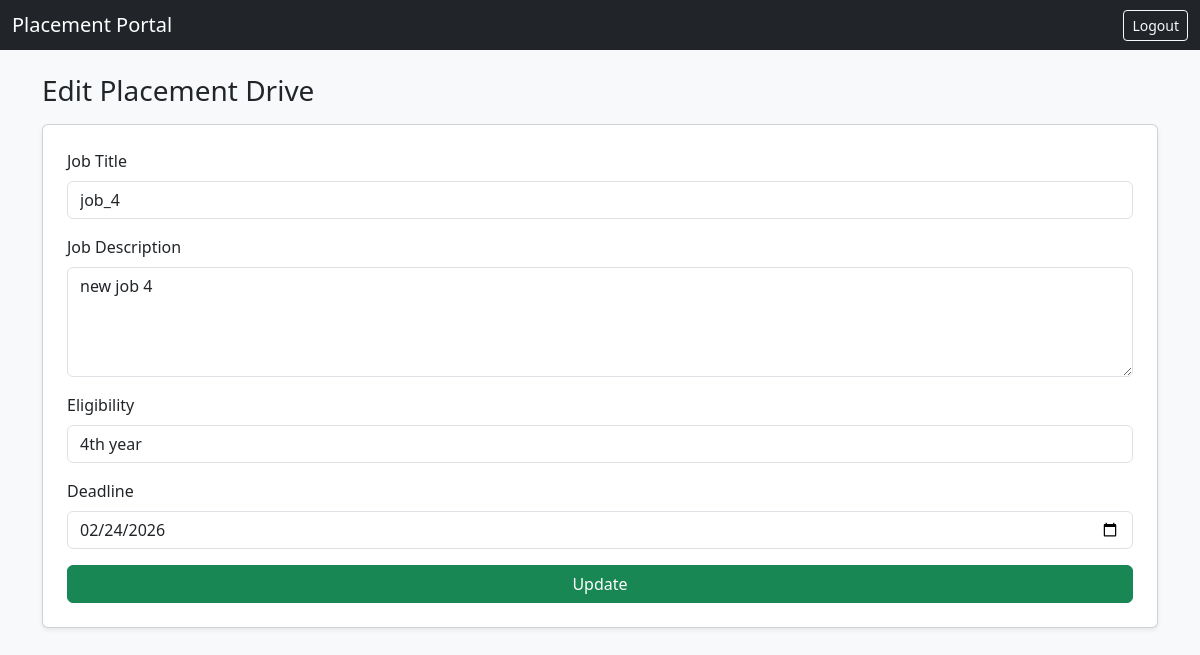
The app's page /company/drives/edit/4 (signed in), older data.
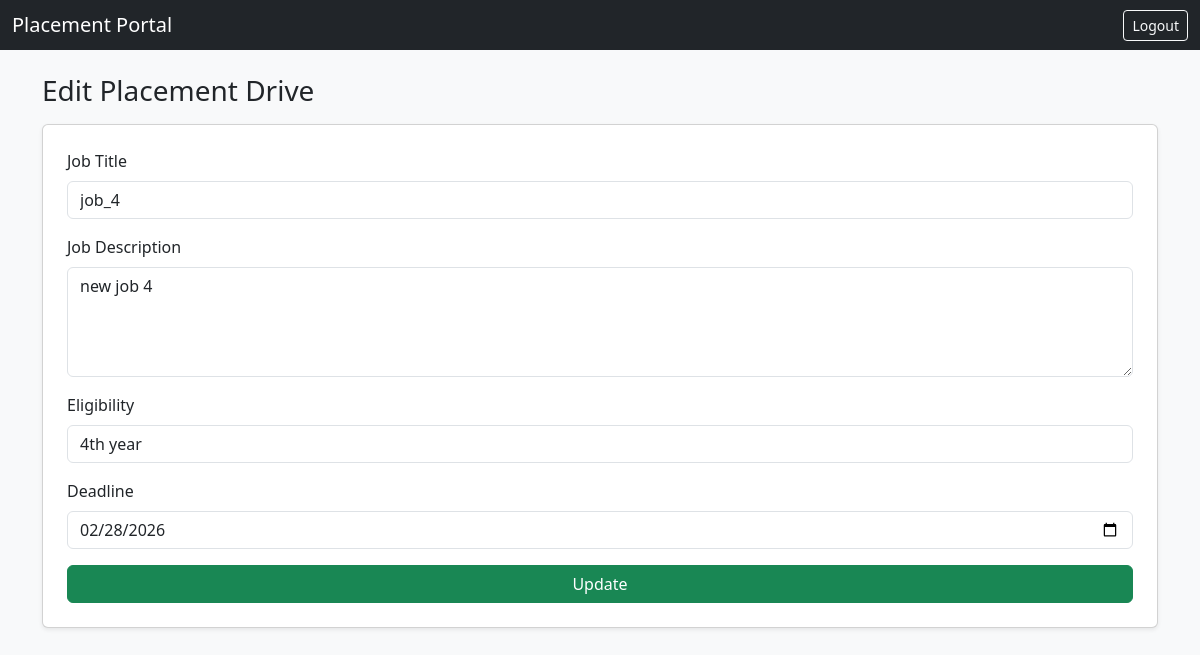
The same page, newer data.
### dp.py (models this page shows)
class PlacementDrive(db.Model):
    __tablename__ = "placement_drives"
    id = db.Column(db.Integer, primary_key=True)
    company_id = db.Column(
        db.Integer, db.ForeignKey("companies.id"), nullable=False
    )
    job_title = db.Column(db.String(150), nullable=False)
    job_description = db.Column(db.String(2000))
    eligibility = db.Column(db.String(2000))
    deadline = db.Column(db.Date)
    status = db.Column(db.String(20), default="Pending")
    company = db.relationship("Company", backref="drives")
    applications = db.relationship("Application", backref="drive", cascade="all, delete" )

### app.py (the view, shortened to what this page needs)
@app.route("/company/drives/edit/<int:drive_id>", methods=["GET", "POST"])
@login_required
def edit_drive(drive_id):
    if current_user.role != "company":
        abort(403)
    drive = PlacementDrive.query.get(drive_id)
    company = Company.query.filter_by(user_id=current_user.id).first()
    if drive.company_id != company.id:
        abort(403)
    return render_template("drive_edit.html", drive=drive)

### app.py (called while the page is built)
@login_manager.user_loader
def load_user(user_id):
    return User.query.get(int(user_id))

### templates/drive_edit.html (shortened to what this page needs)
{% extends "index.html" %}
{% block content %}
<h3 class="mb-3">Edit Placement Drive</h3>
<form method="POST" class="card p-4 shadow-sm">
    <div class="mb-3">
        <label class="form-label">Job Title</label>
        <input type="text"
               name="job_title"
               value="{{ drive.job_title }}"
               class="form-control"
               required>
    </div>
    <div class="mb-3">
        <label class="form-label">Job Description</label>
        <textarea name="job_description"
                  class="form-control"
                  rows="4">{{ drive.job_description }}</textarea>
    </div>
    <div class="mb-3">
        <label class="form-label">Eligibility</label>
        <input type="text"
               name="eligibility"
               value="{{ drive.eligibility }}"
               class="form-control">
    </div>
    <div class="mb-3">
        <label class="form-label">Deadline</label>
        <input type="date"
               name="deadline"
               value="{{ drive.deadline }}"
               class="form-control">
    </div>
    <button class="btn btn-success">
        Update
    </button>
</form>
{% endblock %}

Row changes from the older to the newer data that the page shows:
changed PlacementDrive "job_4": deadline "02/24/2026" → "02/28/2026"
